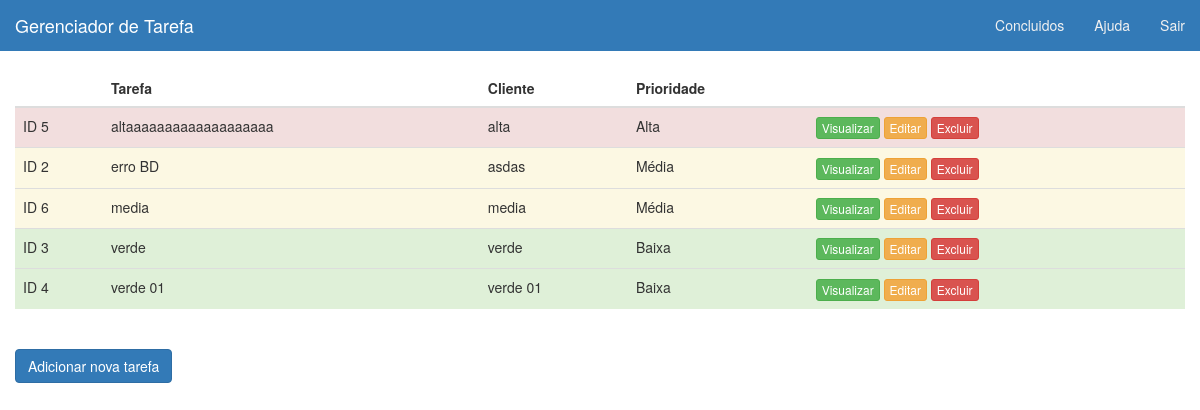
The page /lista.php on the database its author committed.
### tables this page shows
CREATE TABLE IF NOT EXISTS `gerenciador` (
`id` int(11) NOT NULL,
  `tarefa` varchar(200) NOT NULL,
  `cliente` varchar(200) NOT NULL,
  `descricao` text NOT NULL,
  `prazo` date NOT NULL,
  `prioridade` int(11) NOT NULL,
  `concluido` int(11) NOT NULL
);

### lista.php (the view, shortened to what this page needs)
<!DOCTYPE html>
<html lang="pt-br">
    <head>
        <link href="css/bootstrap.css" rel="stylesheet">
        <link href="css/style.css" rel="stylesheet">
    </head>
    <body>
        <nav class="navbar navbar-inverse navbar-fixed-top">
            <div class="container-fluid">
                <div class="navbar-header">
                    <a class="navbar-brand" href="#">Gerenciador de Tarefa</a>
                </div>
                <div id="navbar" class="navbar-collapse collapse">
                    <ul class="nav navbar-nav navbar-right">
                        <li><a href="concluidos.php">Concluidos</a></li>
                        <li><a href="#">Ajuda</a></li>
                        <li><a href="sair.php">Sair</a></li>
                    </ul>
                </div>
            </div>
        </nav>
        <div id="main" class="container-fluid">
            <br />
            <div id="list" class="row">
                <div class="table-responsive col-md-12">
                    <table class="table table-striped" cellspacing="0" cellpadding="0">
                        <thead>
                            <tr>
                                <th></th>
                                <th>Tarefa</th>
                                <th>Cliente</th>
                                <th>Prioridade</th>
                                <th class="actions"></th>
                            </tr>
                        </thead>
                        <tbody>
                            <?php
                            $sql = mysql_query("SELECT * FROM gerenciador WHERE concluido = 0 ORDER BY prioridade DESC");
                            while ($row = mysql_fetch_array($sql)) {
                                if ($row['prioridade'] == "1") {
                                    echo '<tr>';
                                    echo '<td class="success">ID ' . $row['id'] . '</td>';
                                    echo '<td class="success">' . $row['tarefa'] . '</td>';
                                    echo '<td class="success">' . $row['cliente'] . '</td>';
                                    echo '<td class="success">Baixa</td>';
                                    echo '<td class="actions success">';
                                    echo '<a class="btn btn-success btn-xs" href="visualizar.php?id=' . $row['id'] . '">Visualizar</a>';
                                    echo '<a class="btn btn-warning btn-xs" href="atualizar.php?id=' . $row['id'] . '">Editar</a>';
                                    echo '<a class="btn btn-danger btn-xs" data-toggle="modal" data-target="#delete-modal"  href="excluir.php?id=' . $row['id'] . '">Excluir</a>';
                                    echo '</td>';
                                    echo '</tr>';
                                } elseif ($row['prioridade'] == "2") {
                                    echo '<tr>';
                                    echo '<td class="warning">ID ' . $row['id'] . '</td>';
                                    echo '<td class="warning">' . $row['tarefa'] . '</td>';
                                    echo '<td class="warning">' . $row['cliente'] . '</td>';
                                    echo '<td class="warning">Média</td>';
                                    echo '<td class="actions warning">';
                                    echo '<a class="btn btn-success btn-xs" href="visualizar.php?id=' . $row['id'] . '">Visualizar</a>';
                                    echo '<a class="btn btn-warning btn-xs" href="atualizar.php?id=' . $row['id'] . '">Editar</a>';
                                    echo '<a class="btn btn-danger btn-xs" data-toggle="modal" data-target="#delete-modal"  href="excluir.php?id=' . $row['id'] . '">Excluir</a>';
                                    echo '</td>';
                                    echo '</tr>';
                                } else {
                                    echo '<tr>';
                                    echo '<td class="danger">ID ' . $row['id'] . '</td>';
                                    echo '<td class="danger">' . $row['tarefa'] . '</td>';
                                    echo '<td class="danger">' . $row['cliente'] . '</td>';
                                    echo '<td class="danger">Alta</td>';
                                    echo '<td class="actions danger">';
                                    echo '<a class="btn btn-success btn-xs" href="visualizar.php?id=' . $row['id'] . '">Visualizar</a>';
                                    echo '<a class="btn btn-warning btn-xs" href="atualizar.php?id=' . $row['id'] . '">Editar</a>';
                                    echo '<a class="btn btn-danger btn-xs" data-toggle="modal" data-target="#delete-modal"  href="excluir.php?id=' . $row['id'] . '">Excluir</a>';
                                    echo '</td>';
                                    echo '</tr>';
                                }
                            }
                            ?>
                        </tbody>
                    </table>
                </div>
            </div>
            <div id="bottom" class="row">
                <div class="col-sm-12">
                    <a href="incluir.php" class="btn btn-primary pull-left h2">Adicionar nova tarefa</a>
                </div>
            </div>
        </div>
    </body>
</html>

### css/style.css (style rules this page uses)
#main { margin-top: 50px; }
a, a:hover, a:focus { color: #337ab7; text-decoration: none; -o-transition: all .3s; -moz-transition: all .3s; -webkit-transition: all .3s; -ms-transition: all .3s; transition: all .3s; }

### rows shown on the page
gerenciador: id "5", tarefa "altaaaaaaaaaaaaaaaaaaa", cliente "alta"
gerenciador: id "2", tarefa "erro BD", cliente "asdas"
gerenciador: id "6", tarefa "media", cliente "media"
gerenciador: id "3", tarefa "verde", cliente "verde"
gerenciador: id "4", tarefa "verde 01", cliente "verde 01"
